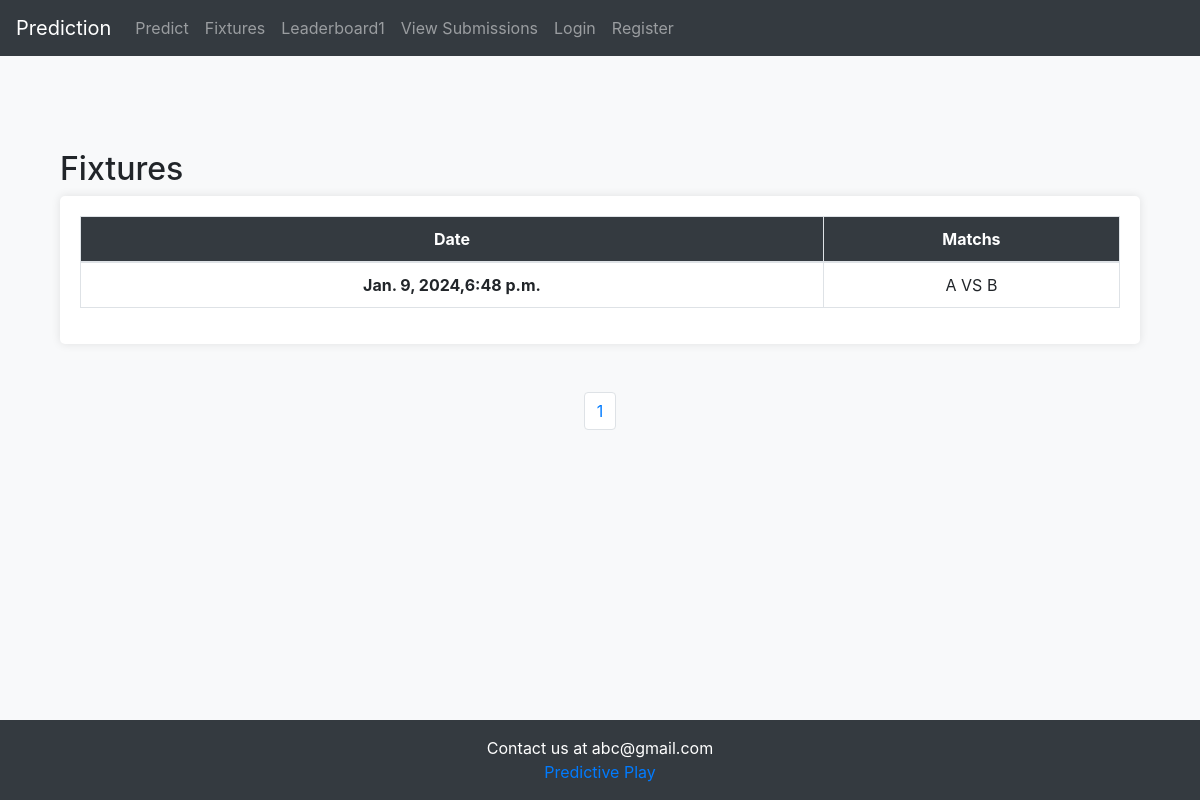
The app's page /fixture, older data.
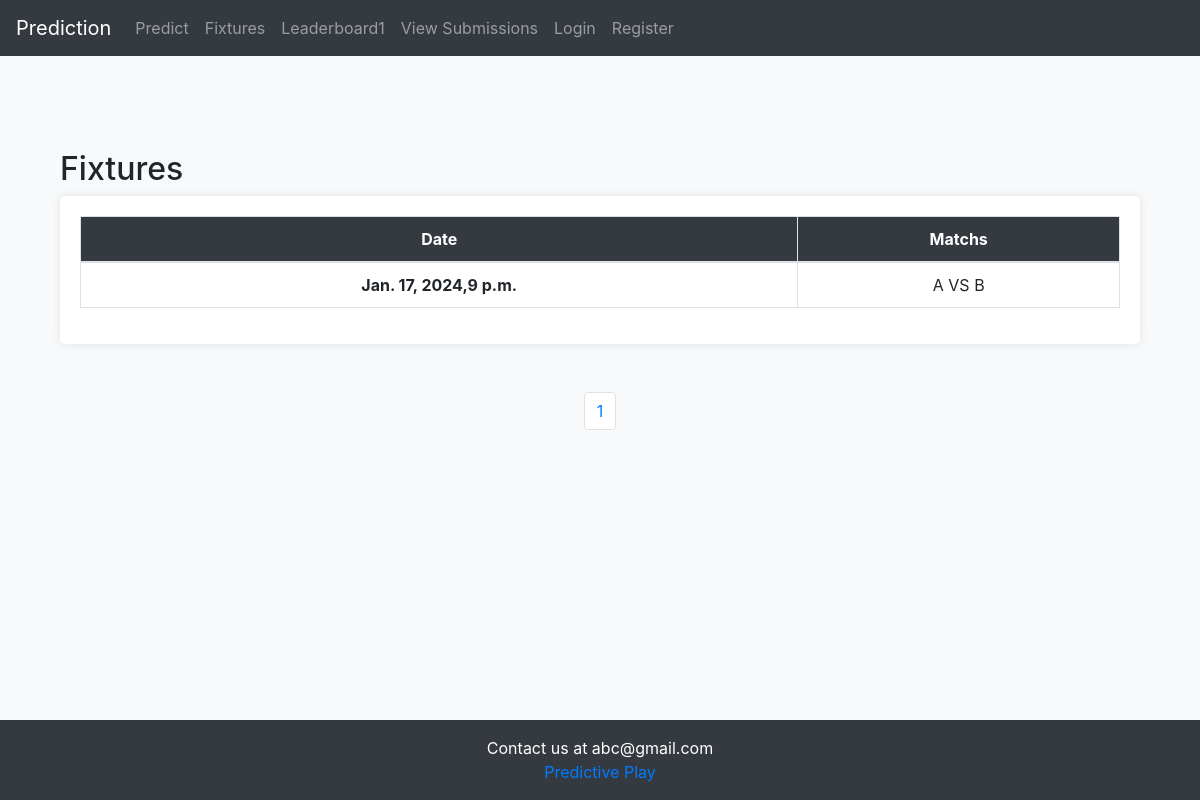
The same page, newer data.
### predictsa20/models.py (models this page shows, shortened)
class Match(models.Model):
    match_id = models.PositiveSmallIntegerField(primary_key=True)
    match_date = models.DateField('Match Date')
    match_start_time = models.TimeField('Match Start Time',default='21:00:00')
    match_team_A = models.CharField("Team A",max_length=30)
    match_team_B = models.CharField("Team B",max_length=30)
    match_status = models.SmallIntegerField("Match Status",default=0)
    match_winner = models.CharField("Winner",default=None,max_length=30)

### predictsa20/views.py (the view)
# urls.py: path("fixture", views.fixtures, name="fixtures"),
def fixtures(request):
    match_list = Match.objects.all().filter(match_status=0).order_by('match_date')
    p = Paginator(match_list,5)
    page = request.GET.get('page')
    matches = p.get_page(page)
    nums = "a" * matches.paginator.num_pages
    return render(request,"predictsa20/fixtures.html",{'match_list':match_list,'matches':matches,'nums':nums})

### predictsa20/templates/predictsa20/fixtures.html (shortened to what this page needs)
{% extends 'predictsa20/base.html'%}
{% block content %}
<head>
    <link rel="stylesheet" href="https://stackpath.bootstrapcdn.com/bootstrap/4.3.1/css/bootstrap.min.css">
</head>
<body>
<div class="container fixture-container">
    <h2>Fixtures</h2>
    <div class="fixture-table">
        <table class="table table-bordered">
            <thead>
                <tr>
                    <th class="date-column">Date</th>
                    <th>Matchs</th>
                </tr>
            </thead>
            <tbody>
                {% for match in matches %}
                        <tr>
                            <td class="date-column">{{match.match_date}},{{match.match_start_time}}</td>
                            <td>{{match.match_team_A}} VS {{match.match_team_B}}</td>
                        </tr>
                {% endfor %}
            </tbody>
        </table>
    </div>
</div>
<br><br>
    <nav aria-label="Page navigation example">
        <ul class="pagination justify-content-center">
            {% for i in nums %}
                <li class="page-item"><a class="page-link" href="?page={{ forloop.counter }}">{{ forloop.counter }}</a></li>
            {% endfor %}
        </ul>
    </nav>
    </body>
{% endblock %}

Row changes from the older to the newer data that the page shows:
no longer on this page (row edited): Match: match_date "Jan. 9, 2024", match_start_time "6:48 p.m.", match_team_A "A", match_team_B "B"
added Match: match_date "Jan. 17, 2024", match_start_time "9 p.m.", match_team_A "A", match_team_B "B"
